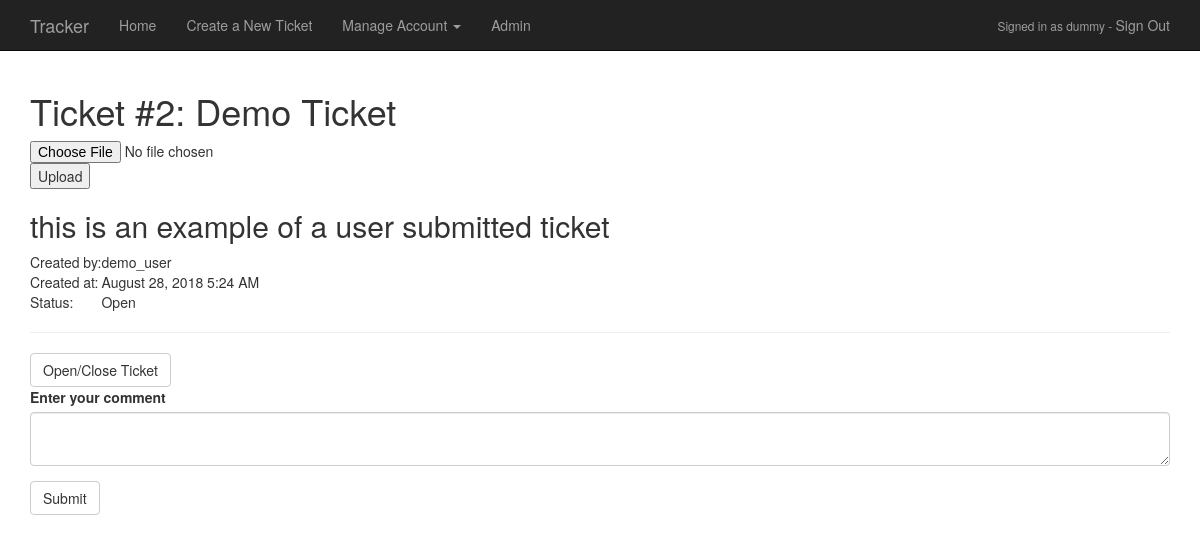
Screenshot of /ticket/2 (signed in) with the database file from the repository.
### app/models.py (models this page shows, shortened)
class User(UserMixin, db.Model):
    __tablename__ = "users"
    id = db.Column(db.Integer, primary_key=True)
    username = db.Column(db.String(64), unique=True, index=True)
    email = db.Column(db.String(64), unique=True, index=True)
    password_hash = db.Column(db.String(128))
    confirmed = db.Column(db.Boolean, default=False)
    isadmin = db.Column(db.Boolean, default=False)
    accountcreated = db.Column(db.DateTime, default=datetime.utcnow)
    lastloggedin = db.Column(db.DateTime, default=datetime.utcnow)
    disabled = db.Column(db.Boolean, default=False)
    notifications = db.Column(db.Boolean, default=True)
    tickets = db.relationship("Ticket", backref="user", lazy="dynamic")
    comments = db.relationship("Comment", backref="user", lazy="dynamic")
    @property
    def password(self):
        raise AttributeError("password is not a readable attribute")

class Ticket(db.Model):
    __tablename__ = "tickets"
    id = db.Column(db.Integer, primary_key=True)
    tickettitle = db.Column(db.String, index=True)
    ticketrequest = db.Column(db.String, index=True)  # TODO change type from String to Text
    timestamp = db.Column(db.DateTime)  # time the ticket is created
    comments = db.relationship("Comment", backref="ticket", lazy="dynamic")
    user_id = db.Column(db.Integer, db.ForeignKey("users.id"))
    is_open = db.Column(db.Boolean, default=True)

### app/main/views.py (the view, shortened to what this page needs)
@main.route("/ticket/<int:ticketnum>", methods=["GET", "POST"])
@login_required
def ticket(ticketnum):
    t = Ticket.query.get(ticketnum)
    if not current_user.isadmin and not current_user == t.user:
        abort(403)
    new_comment_form = NewCommentForm()
    toggle_ticket_status_form = ToggleTicketStatusForm()
    if toggle_ticket_status_form.validate_on_submit() and not current_user.isadmin and t.user != current_user:
        flash("You are not authorized to do that.")
        return redirect(url_for("main.index"))
    elif toggle_ticket_status_form.validate_on_submit():
        t.toggle_open()
        db.session.commit()
        return redirect(url_for("main.ticket", ticketnum=ticketnum))
    checkeddir = os.path.join(current_app.config["UPLOAD_FOLDER"], "{0}/".format(ticketnum))
    if os.path.exists(checkeddir):
        allfiles = os.listdir(checkeddir)
    else:
        allfiles = None
    return render_template("ticket.html",
                           ticket=t,
                           new_comment_form=new_comment_form,
                           ticket_toggle_status_form=toggle_ticket_status_form,
                           allfiles=allfiles)

### app/main/forms.py
class NewCommentForm(FlaskForm):
    commentbody = TextAreaField("Enter your comment", validators=[DataRequired()])
    submit = SubmitField("Submit")

class ToggleTicketStatusForm(FlaskForm):
    submit = SubmitField("Open/Close Ticket")

### app/auth/views.py (called while the page is built)
@auth.before_app_request
def before_request():
    if current_user.is_authenticated \
            and not current_user.confirmed \
            and request.endpoint[:5] != "auth.":
        return redirect(url_for("auth.unconfirmed"))

### app/models.py (called while the page is built)
@login_manager.user_loader
def load_user(user_id):
    return User.query.get(int(user_id))

### app/templates/ticket.html (shortened to what this page needs)
{% extends 'base.html' %}
{% import "bootstrap/wtf.html" as wtf %}
{% block page_content %}
    <h1>Ticket #{{ ticket.id }}: {{ ticket.tickettitle }}</h1>
    <table>
        <tr>
            <td>Created by: </td>
            <td>{{ ticket.user.username}}</td>
        </tr>
        <tr>
            <td>Created at: </td>
            <td>{{ moment(ticket.timestamp).format('LLL') }}</td>
        </tr>
        <tr>
            <td>Status: </td>
            <td>{% if ticket.is_open %}Open{% else %}Closed{% endif %}</td>
        </tr>
        <tr>
            <form method=post enctype=multipart/form-data>
              <p><input type=file name=file>
                 <input type=submit value=Upload>
            </form>
        </tr>
        <h2>{{ ticket.ticketrequest }}</h2>
    </table>
    <hr>
    {{ wtf.quick_form(ticket_toggle_status_form) }}
    {{ wtf.quick_form(new_comment_form) }}
{% endblock %}

### app/templates/base.html (shortened to what this page needs)
{% extends "bootstrap/base.html" %}
{% block navbar %}
<div class="navbar navbar-inverse navbar-static-top" role="navigation">
    <div class="container">
        <div class="navbar-header">
            <a class="navbar-brand" href="/">Tracker</a>
        </div>
        <div class="navbar-collapse collapse">
            <ul class="nav navbar-nav">
                <li><a href="/">Home</a></li>
                {% if current_user.is_authenticated %}
                <li><a href="{{ url_for('main.new_ticket') }}">Create a New Ticket</a></li>
                <li class="dropdown">
                    <a href="#" data-toggle="dropdown" role="button" aria-haspopup="true" aria-expanded="false">
                        Manage Account
                        <span class="caret"></span>
                    </a>
                </li>
                {% if current_user.isadmin %}
                <li><a href="{{ url_for('main.admin') }}">Admin</a></li>
                {% endif %}
                {% endif %}
            </ul>
            <ul class="nav navbar-nav navbar-right">
                {% if current_user.is_authenticated %}
                <li><p class="navbar-text small">Signed in as {{ current_user.username }} - <a class="navbar-link" style="font-size: 14px;" href="{{ url_for('auth.logout') }}">Sign Out</a></p></li>
                {% else %}
                <li><a href="{{ url_for('auth.login') }}">Sign In</a></li>
                {% endif %}
            </ul>
        </div>
    </div>
</div>
{% endblock %}
{% block content %}
<div class="container">
	{% block page_content %}{% endblock %}
</div>
{% endblock %}

### rows the page displays
User: username "dummy"
Ticket: id "2", tickettitle "Demo Ticket", timestamp "August 28, 2018 5:24 AM", ticketrequest "this is an example of a user submitted ticket"
User: user.username "demo_user"
